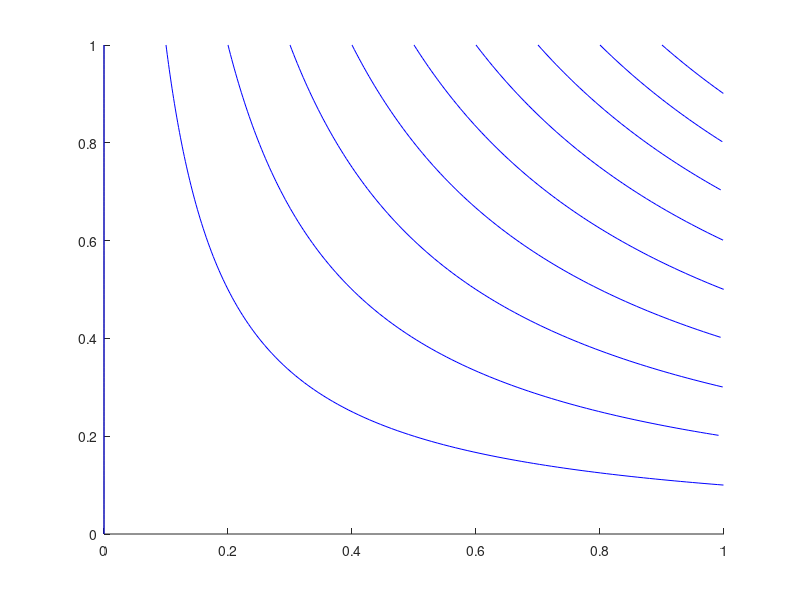
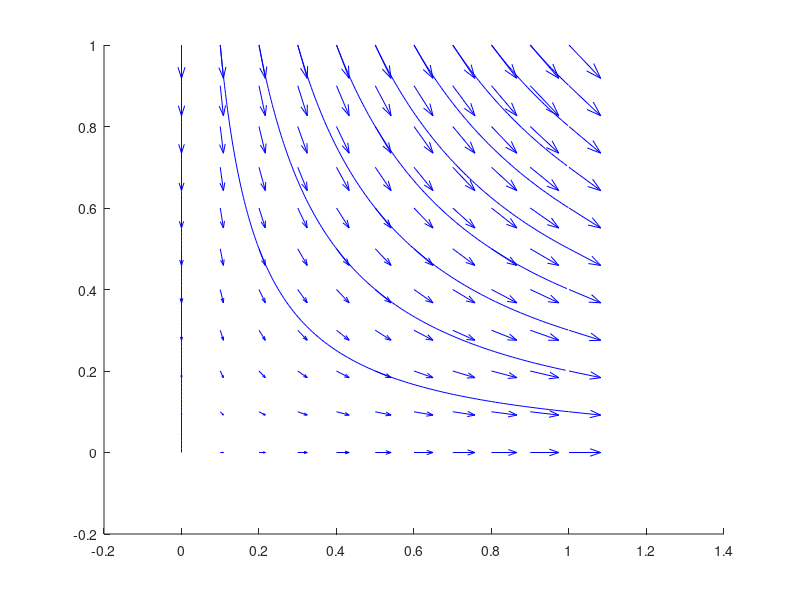

Here is the MATLAB script that generated these plots, in order:
clear all; close all; clc

[x,y] = meshgrid(0:0.1:1);

% we need to define a velocity field for streamline
% equation of streamline in 2D is dx/u = dy/v
u = x;
v= -y;

startx = 0:0.1:1; 
starty = ones(size(startx));
% x streamline will start with x=0 and 
% increment by 0.1 till 1

figure(1)
streamline(x,y,u,v,startx,starty)

figure(2)
streamline(x,y,u,v,startx,starty)
hold on
quiver(x,y,u,v,'b')
hold off
